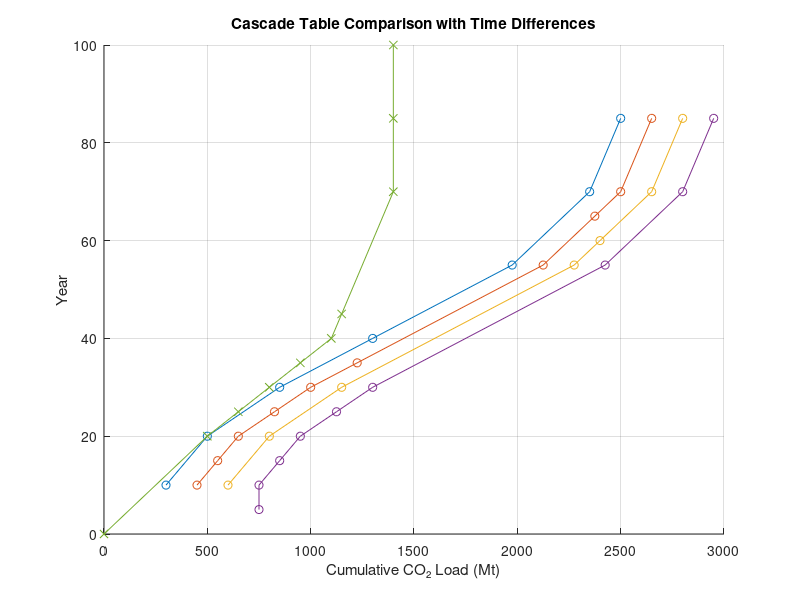

This chart was generated by the following MATLAB code:
clc;clear;
startyear = 0; % Define the starting value for the time difference
increment = 5; % Define the increment for the time difference
endyear = 15; % Define the ending value for the time difference
fprintf('Time Difference\tCapturable CO2\tAlt Storage\tUnutilized Storage\tPinch Year\n');
fprintf('--------\t-----------\t-----------\t-------------------\t----------\n');
figure;
hold on;
for time_difference_scalar = startyear:increment:endyear
% Source Data (in Mt/y)
source_flowrate = [15, 5, 5, 20, 10]; % CO2 flowrate from sources in Mt/y
source_total_load = [300, 150, 150, 400, 400]; % Total CO2 load from sources in Mt
source_start_time = [0, 0, 0, 20, 30]; % Start time of sources in years
source_end_time = [20, 30, 30, 40, 70]; % End time of sources in years

% Sink Data
sink_injectivity = [20, 15, 10]; % CO2 injectivity into sinks in Mt/y
sink_storage_capacity = [900, 750, 550]; % Storage capacity of sinks in Mt
sink_earliest_time = [10, 20, 30]; % Earliest time sink is available in years
sink_end_time = [55, 70, 85]; % Characteristic end time of sinks in years

% Initialization
% Inputting time difference
time_difference=ones(1,length(sink_injectivity))*time_difference_scalar;
% Time shift in sink
sink_earliest_time=sink_earliest_time+time_difference;
sink_end_time=sink_end_time+time_difference;
% Creating cascade table
year=unique(sort([source_start_time(1,:),source_end_time(1,:),sink_earliest_time(1,:),sink_end_time(1,:)]));
num_year=length(year);
num_sources = length(source_flowrate);
num_sinks = length(sink_injectivity);
net_source=zeros(num_year,1);
net_sink=zeros(num_year,1);
net_flowrate=zeros(num_year,1);
dt=zeros(num_year,1);
infeasible=zeros(num_year,1);
feasible=zeros(num_year,1);
load=zeros(num_year,1);
sink_load=zeros(num_year,1);
source_load=zeros(num_year,1);

% Cascade calculation
for i = 1:num_year-1
    % Calculate net flow and load per time range
    current_time=year(i);
    dt(i)=year(i+1)-year(i);
    for j=1:num_sources
        if source_start_time(j)<=current_time && source_end_time(j)>current_time
        sourcetotal=source_flowrate(j);
            else
             sourcetotal=0;
        end
    net_source(i)=net_source(i)+sourcetotal;
    end
    for k=1:num_sinks
        if sink_earliest_time(k)<=current_time && sink_end_time(k)>current_time
            sinktotal=sink_injectivity(k);
        else
            sinktotal=0;
        end
        net_sink(i)=net_sink(i)+sinktotal;
    end
    net_flowrate=net_sink-net_source;
    load=net_flowrate.*dt;
    infeasible(i+1)=infeasible(i)+load(i);
    feasible(1)=min(infeasible)*-1;
    source_load(i+1)=source_load(i)+net_source(i).*dt(i);
    sink_load(2)=feasible(1);
    for l=1:num_year-2
    sink_load(l+2)=sink_load(l+1)+net_sink(l+1).*dt(l+1);
    end
end
for i=1:num_year-1
    feasible(i+1)=feasible(i)+load(i);
end
% Display results
index=(feasible==0);
pinch=year(index);
alternative_storage=feasible(1);
unutilized_storage=sink_load(num_year)-source_load(num_year);
yearsink=year-time_difference_scalar;
capturable=source_load(end)-alternative_storage;
plot(sink_load(2:end), yearsink(2:end), '-o')
xlabel('Cumulative CO₂ Load (Mt)')
ylabel('Year')
title('Cascade Table Comparison with Time Differences')
grid on
fprintf('%3d\t\t%10.2f\t%10.2f\t%20.2f\t%10d\n', time_difference_scalar, capturable, alternative_storage, unutilized_storage, pinch);
end
plot(source_load, year, '-x')
hold off